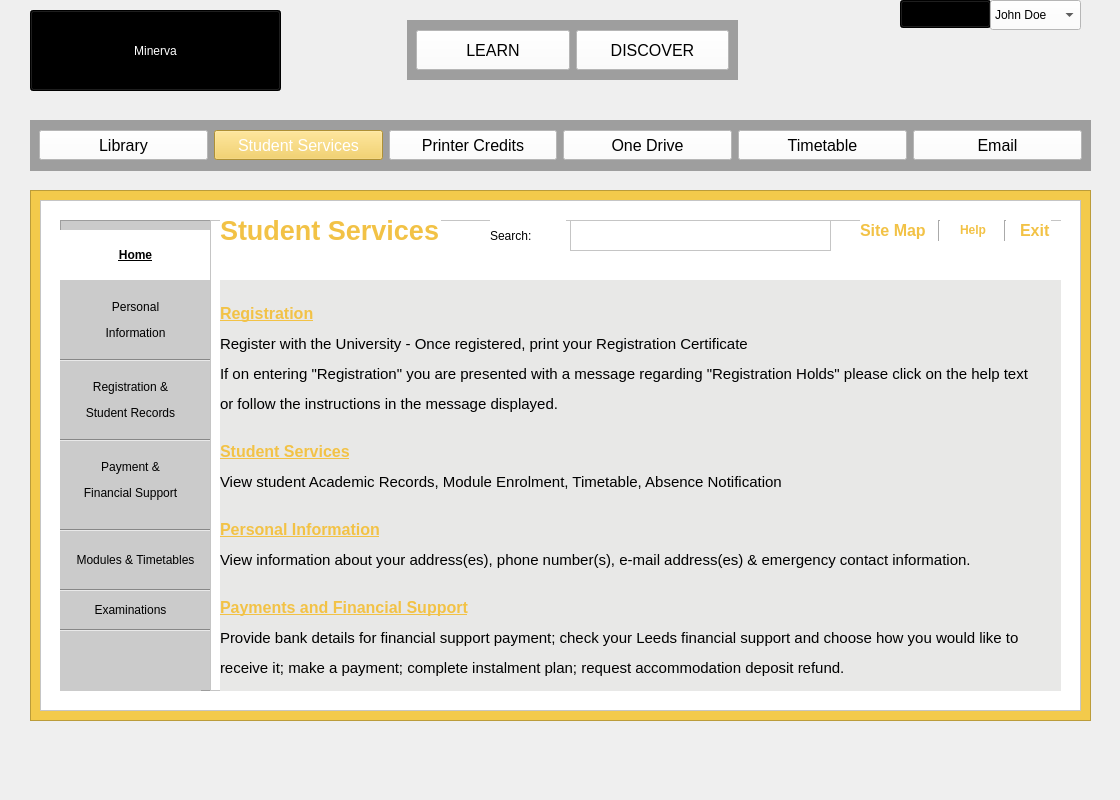
    <widget class="QWidget" name="studentservicespage">
     <property name="minimumSize">
      <size>
       <width>1120</width>
       <height>800</height>
      </size>
     </property>
     <property name="maximumSize">
      <size>
       <width>1120</width>
       <height>800</height>
      </size>
     </property>
     <widget class="QPushButton" name="logout_3">
      <property name="geometry">
       <rect>
        <x>900</x>
        <y>0</y>
        <width>91</width>
        <height>28</height>
       </rect>
      </property>
      <property name="styleSheet">
       <string notr="true">color: rgb(0, 0, 0);
border-color: rgb(0, 0, 0);
background-color: rgb(0, 0, 0);</string>
      </property>
      <property name="text">
       <string>PushButton</string>
      </property>
     </widget>
     <widget class="QPushButton" name="minervaButton_3">
      <property name="geometry">
       <rect>
        <x>30</x>
        <y>10</y>
        <width>251</width>
        <height>81</height>
       </rect>
      </property>
      <property name="styleSheet">
       <string notr="true">background-color: qlineargradient(spread:pad, x1:0, y1:0, x2:1, y2:0, stop:0 rgba(0, 0, 0, 255), stop:1 rgba(255, 255, 255, 255));
color: rgb(255, 255, 255);
background-color: rgb(0, 0, 0);
border-color: rgb(0, 0, 0);
font: 34pt &quot;Cantarell&quot;;</string>
      </property>
      <property name="text">
       <string>Minerva</string>
      </property>
     </widget>
     <widget class="QComboBox" name="comboBox_7">
      <property name="geometry">
       <rect>
        <x>990</x>
        <y>0</y>
        <width>91</width>
        <height>30</height>
       </rect>
      </property>
      <property name="maximumSize">
       <size>
        <width>1500</width>
        <height>16777215</height>
       </size>
      </property>
      <property name="autoFillBackground">
       <bool>false</bool>
      </property>
      <property name="styleSheet">
       <string notr="true">background-color: rgb(255, 255, 255);
color: rgb(0, 0, 0);</string>
      </property>
      <property name="minimumContentsLength">
       <number>0</number>
      </property>
      <item>
       <property name="text">
        <string>John Doe</string>
       </property>
      </item>
      <item>
       <property name="text">
        <string>Log Out</string>
       </property>
      </item>
     </widget>
     <widget class="QFrame" name="framebar_3">
      <property name="geometry">
       <rect>
        <x>30</x>
        <y>120</y>
        <width>1061</width>
        <height>51</height>
       </rect>
      </property>
      <property name="minimumSize">
       <size>
        <width>0</width>
        <height>0</height>
       </size>
      </property>
      <property name="styleSheet">
       <string notr="true">background-color: rgb(158, 158, 158);</string>
      </property>
      <layout class="QHBoxLayout" name="horizontalLayout_5">
       <item>
        <widget class="QPushButton" name="pushButton_15">
         <property name="minimumSize">
          <size>
           <width>150</width>
           <height>30</height>
          </size>
         </property>
         <property name="font">
          <font>
           <family>Cantarell</family>
           <pointsize>12</pointsize>
           <weight>9</weight>
           <italic>false</italic>
           <bold>false</bold>
          </font>
         </property>
         <property name="styleSheet">
          <string notr="true">font: 75 12pt &quot;Cantarell&quot;;
background-color: rgb(255, 255, 255);</string>
         </property>
         <property name="text">
          <string>Library</string>
         </property>
        </widget>
       </item>
       <item>
        <widget class="QPushButton" name="pushButton_17">
         <property name="minimumSize">
          <size>
           <width>150</width>
           <height>30</height>
          </size>
         </property>
         <property name="font">
          <font>
           <family>Cantarell</family>
           <pointsize>12</pointsize>
           <weight>9</weight>
           <italic>false</italic>
           <bold>false</bold>
          </font>
         </property>
         <property name="styleSheet">
          <string notr="true">font: 75 12pt &quot;Cantarell&quot;;
background-color: rgb(243, 202, 75);
color: rgb(255, 255, 255);</string>
         </property>
         <property name="text">
          <string>Student Services</string>
         </property>
        </widget>
       </item>
       <item>
        <widget class="QPushButton" name="pushButton_18">
         <property name="minimumSize">
          <size>
           <width>150</width>
           <height>30</height>
          </size>
         </property>
         <property name="font">
          <font>
           <family>Cantarell</family>
           <pointsize>12</pointsize>
           <weight>9</weight>
           <italic>false</italic>
           <bold>false</bold>
          </font>
         </property>
         <property name="styleSheet">
          <string notr="true">font: 75 12pt &quot;Cantarell&quot;;
background-color: rgb(255, 255, 255);</string>
         </property>
         <property name="text">
          <string>Printer Credits</string>
         </property>
        </widget>
       </item>
       <item>
        <widget class="QPushButton" name="pushButton_19">
         <property name="minimumSize">
          <size>
           <width>150</width>
           <height>30</height>
          </size>
         </property>
         <property name="font">
          <font>
           <family>Cantarell</family>
           <pointsize>12</pointsize>
           <weight>9</weight>
           <italic>false</italic>
           <bold>false</bold>
          </font>
         </property>
         <property name="styleSheet">
          <string notr="true">font: 75 12pt &quot;Cantarell&quot;;
background-color: rgb(255, 255, 255);</string>
         </property>
         <property name="text">
          <string>One Drive</string>
         </property>
        </widget>
       </item>
       <item>
        <widget class="QPushButton" name="pushButton_20">
         <property name="minimumSize">
          <size>
           <width>150</width>
           <height>30</height>
          </size>
         </property>
         <property name="font">
          <font>
           <family>Cantarell</family>
           <pointsize>12</pointsize>
           <weight>9</weight>
           <italic>false</italic>
           <bold>false</bold>
          </font>
         </property>
         <property name="styleSheet">
          <string notr="true">font: 75 12pt &quot;Cantarell&quot;;
background-color: rgb(255, 255, 255);</string>
         </property>
         <property name="text">
          <string>Timetable</string>
         </property>
        </widget>
       </item>
       <item>
        <widget class="QPushButton" name="pushButton_21">
         <property name="minimumSize">
          <size>
           <width>150</width>
           <height>30</height>
          </size>
         </property>
         <property name="maximumSize">
          <size>
           <width>200</width>
           <height>16777215</height>
          </size>
         </property>
         <property name="font">
          <font>
           <family>Cantarell</family>
           <pointsize>12</pointsize>
           <weight>9</weight>
           <italic>false</italic>
           <bold>false</bold>
          </font>
         </property>
         <property name="styleSheet">
          <string notr="true">font: 75 12pt &quot;Cantarell&quot;;
background-color: rgb(255, 255, 255);</string>
         </property>
         <property name="text">
          <string>Email</string>
         </property>
        </widget>
       </item>
      </layout>
     </widget>
     <widget class="QFrame" name="frame_3">
      <property name="geometry">
       <rect>
        <x>407</x>
        <y>20</y>
        <width>331</width>
        <height>60</height>
       </rect>
      </property>
      <property name="minimumSize">
       <size>
        <width>60</width>
        <height>50</height>
       </size>
      </property>
      <property name="styleSheet">
       <string notr="true">background-color: rgb(158, 158, 158);</string>
      </property>
      <layout class="QHBoxLayout" name="horizontalLayout_6">
       <item>
        <widget class="QPushButton" name="pushButton_22">
         <property name="minimumSize">
          <size>
           <width>150</width>
           <height>40</height>
          </size>
         </property>
         <property name="font">
          <font>
           <family>Cantarell</family>
           <pointsize>12</pointsize>
           <weight>50</weight>
           <italic>false</italic>
           <bold>false</bold>
          </font>
         </property>
         <property name="styleSheet">
          <string notr="true">font: 12pt &quot;Cantarell&quot;;
background-color: rgb(255, 255, 255);</string>
         </property>
         <property name="text">
          <string>LEARN</string>
         </property>
         <property name="iconSize">
          <size>
           <width>50</width>
           <height>50</height>
          </size>
         </property>
        </widget>
       </item>
       <item>
        <widget class="QPushButton" name="pushButton_23">
         <property name="minimumSize">
          <size>
           <width>150</width>
           <height>40</height>
          </size>
         </property>
         <property name="font">
          <font>
           <family>Cantarell</family>
           <pointsize>12</pointsize>
           <weight>9</weight>
           <italic>false</italic>
           <bold>false</bold>
          </font>
         </property>
         <property name="styleSheet">
          <string notr="true">font: 75 12pt &quot;Cantarell&quot;;
background-color: rgb(255, 255, 255);</string>
         </property>
         <property name="text">
          <string>DISCOVER</string>
         </property>
        </widget>
       </item>
      </layout>
     </widget>
     <widget class="QFrame" name="frame_4">
      <property name="geometry">
       <rect>
        <x>30</x>
        <y>190</y>
        <width>1061</width>
        <height>531</height>
       </rect>
      </property>
      <property name="styleSheet">
       <string notr="true">background-color: rgb(243, 202, 75);
border-color: rgb(243, 202, 75);</string>
      </property>
      <property name="frameShape">
       <enum>QFrame::StyledPanel</enum>
      </property>
      <property name="frameShadow">
       <enum>QFrame::Raised</enum>
      </property>
      <widget class="QFrame" name="frame_18">
       <property name="geometry">
        <rect>
         <x>10</x>
         <y>10</y>
         <width>1041</width>
         <height>511</height>
        </rect>
       </property>
       <property name="styleSheet">
        <string notr="true">background-color: rgb(255, 255, 255);</string>
       </property>
       <property name="frameShape">
        <enum>QFrame::StyledPanel</enum>
       </property>
       <property name="frameShadow">
        <enum>QFrame::Raised</enum>
       </property>
       <widget class="QFrame" name="frame_19">
        <property name="geometry">
         <rect>
          <x>20</x>
          <y>20</y>
          <width>1001</width>
          <height>471</height>
         </rect>
        </property>
        <property name="styleSheet">
         <string notr="true">background-color: rgb(203, 203, 203);</string>
        </property>
        <property name="frameShape">
         <enum>QFrame::StyledPanel</enum>
        </property>
        <property name="frameShadow">
         <enum>QFrame::Raised</enum>
        </property>
        <widget class="QFrame" name="frame_20">
         <property name="geometry">
          <rect>
           <x>150</x>
           <y>0</y>
           <width>861</width>
           <height>471</height>
          </rect>
         </property>
         <property name="styleSheet">
          <string notr="true">background-color: rgb(255, 255, 255);</string>
         </property>
         <property name="frameShape">
          <enum>QFrame::StyledPanel</enum>
         </property>
         <property name="frameShadow">
          <enum>QFrame::Raised</enum>
         </property>
         <widget class="QLabel" name="label_28">
          <property name="geometry">
           <rect>
            <x>10</x>
            <y>-10</y>
            <width>221</width>
            <height>41</height>
           </rect>
          </property>
          <property name="styleSheet">
           <string notr="true">color: rgb(242, 194, 70);</string>
          </property>
          <property name="text">
           <string>&lt;html&gt;&lt;head/&gt;&lt;body&gt;&lt;p&gt;&lt;span style=&quot; font-size:20pt; font-weight:600;&quot;&gt;Student Services&lt;/span&gt;&lt;/p&gt;&lt;/body&gt;&lt;/html&gt;</string>
          </property>
         </widget>
         <widget class="QPlainTextEdit" name="passwordText_2">
          <property name="geometry">
           <rect>
            <x>360</x>
            <y>0</y>
            <width>261</width>
            <height>31</height>
           </rect>
          </property>
          <property name="styleSheet">
           <string notr="true">background-color: rgb(255, 255, 255);</string>
          </property>
         </widget>
         <widget class="QLabel" name="label_29">
          <property name="geometry">
           <rect>
            <x>280</x>
            <y>0</y>
            <width>51</width>
            <height>31</height>
           </rect>
          </property>
          <property name="text">
           <string>Search:</string>
          </property>
         </widget>
         <widget class="QLabel" name="label_30">
          <property name="geometry">
           <rect>
            <x>650</x>
            <y>0</y>
            <width>71</width>
            <height>21</height>
           </rect>
          </property>
          <property name="styleSheet">
           <string notr="true">color: rgb(242, 194, 70);</string>
          </property>
          <property name="text">
           <string>&lt;html&gt;&lt;head/&gt;&lt;body&gt;&lt;p&gt;&lt;span style=&quot; font-size:12pt; font-weight:600;&quot;&gt;Site Map&lt;/span&gt;&lt;/p&gt;&lt;/body&gt;&lt;/html&gt;</string>
          </property>
         </widget>
         <widget class="QLabel" name="label_31">
          <property name="geometry">
           <rect>
            <x>750</x>
            <y>0</y>
            <width>41</width>
            <height>21</height>
           </rect>
          </property>
          <property name="styleSheet">
           <string notr="true">color: rgb(242, 194, 70);</string>
          </property>
          <property name="text">
           <string>&lt;html&gt;&lt;head/&gt;&lt;body&gt;&lt;p&gt;&lt;span style=&quot; font-weight:600;&quot;&gt;Help&lt;/span&gt;&lt;/p&gt;&lt;/body&gt;&lt;/html&gt;</string>
          </property>
         </widget>
         <widget class="QLabel" name="label_32">
          <property name="geometry">
           <rect>
            <x>810</x>
            <y>0</y>
            <width>31</width>
            <height>21</height>
           </rect>
          </property>
          <property name="styleSheet">
           <string notr="true">color: rgb(242, 194, 70);</string>
          </property>
          <property name="text">
           <string>&lt;html&gt;&lt;head/&gt;&lt;body&gt;&lt;p&gt;&lt;span style=&quot; font-size:12pt; font-weight:600;&quot;&gt;Exit&lt;/span&gt;&lt;/p&gt;&lt;/body&gt;&lt;/html&gt;</string>
          </property>
         </widget>
         <widget class="QLabel" name="label_33">
          <property name="geometry">
           <rect>
            <x>325</x>
            <y>-5</y>
            <width>31</width>
            <height>41</height>
           </rect>
          </property>
          <property name="text">
           <string/>
          </property>
          <property name="pixmap">
           <pixmap>../../Documents/magtry.png</pixmap>
          </property>
         </widget>
         <widget class="QLabel" name="label_5">
          <property name="geometry">
           <rect>
            <x>10</x>
            <y>60</y>
            <width>841</width>
            <height>421</height>
           </rect>
          </property>
          <property name="styleSheet">
           <string notr="true">background-color: rgb(232, 232, 231);</string>
          </property>
          <property name="text">
           <string>&lt;!DOCTYPE HTML PUBLIC &quot;-//W3C//DTD HTML 4.0//EN&quot; &quot;http://www.w3.org/TR/REC-html40/strict.dtd&quot;&gt;
&lt;html&gt;&lt;head&gt;&lt;meta name=&quot;qrichtext&quot; content=&quot;1&quot; /&gt;&lt;style type=&quot;text/css&quot;&gt;
p, li { white-space: pre-wrap; }
&lt;/style&gt;&lt;/head&gt;&lt;body style=&quot; font-family:'Cantarell'; font-size:11pt; font-weight:400; font-style:normal;&quot;&gt;
&lt;p style=&quot; margin-top:12px; margin-bottom:12px; margin-left:0px; margin-right:0px; -qt-block-indent:0; text-indent:0px;&quot;&gt;&lt;span style=&quot; font-size:12pt; font-weight:600; text-decoration: underline; color:#f2c246;&quot;&gt;Registration&lt;/span&gt;&lt;/p&gt;
&lt;p style=&quot; margin-top:12px; margin-bottom:12px; margin-left:0px; margin-right:0px; -qt-block-indent:0; text-indent:0px;&quot;&gt;Register with the University - Once registered, print your Registration Certificate&lt;/p&gt;
&lt;p style=&quot; margin-top:12px; margin-bottom:12px; margin-left:0px; margin-right:0px; -qt-block-indent:0; text-indent:0px;&quot;&gt;If on entering &amp;quot;Registration&amp;quot; you are presented with a message regarding &amp;quot;Registration Holds&amp;quot; please click on the help text&lt;/p&gt;
&lt;p style=&quot; margin-top:12px; margin-bottom:12px; margin-left:0px; margin-right:0px; -qt-block-indent:0; text-indent:0px;&quot;&gt;or follow the instructions in the message displayed.&lt;br /&gt;&lt;/p&gt;
&lt;p style=&quot; margin-top:12px; margin-bottom:12px; margin-left:0px; margin-right:0px; -qt-block-indent:0; text-indent:0px;&quot;&gt;&lt;span style=&quot; font-size:12pt; font-weight:600; text-decoration: underline; color:#f2c246;&quot;&gt;Student Services&lt;/span&gt;&lt;/p&gt;
&lt;p style=&quot; margin-top:12px; margin-bottom:12px; margin-left:0px; margin-right:0px; -qt-block-indent:0; text-indent:0px;&quot;&gt;View student Academic Records, Module Enrolment, Timetable, Absence Notification &lt;br /&gt;&lt;/p&gt;
&lt;p style=&quot; margin-top:12px; margin-bottom:12px; margin-left:0px; margin-right:0px; -qt-block-indent:0; text-indent:0px;&quot;&gt;&lt;span style=&quot; font-size:12pt; font-weight:600; text-decoration: underline; color:#f2c246;&quot;&gt;Personal Information&lt;/span&gt;&lt;/p&gt;
&lt;p style=&quot; margin-top:12px; margin-bottom:12px; margin-left:0px; margin-right:0px; -qt-block-indent:0; text-indent:0px;&quot;&gt;View information about your address(es), phone number(s), e-mail address(es) &amp;amp; emergency contact information.&lt;br /&gt;&lt;/p&gt;
&lt;p style=&quot; margin-top:12px; margin-bottom:12px; margin-left:0px; margin-right:0px; -qt-block-indent:0; text-indent:0px;&quot;&gt;&lt;span style=&quot; font-size:12pt; font-weight:600; text-decoration: underline; color:#f2c246;&quot;&gt;Payments and Financial Support&lt;/span&gt;&lt;/p&gt;
&lt;p style=&quot; margin-top:12px; margin-bottom:12px; margin-left:0px; margin-right:0px; -qt-block-indent:0; text-indent:0px;&quot;&gt;Provide bank details for financial support payment; check your Leeds financial support and choose how you would like to&lt;/p&gt;
&lt;p style=&quot; margin-top:12px; margin-bottom:12px; margin-left:0px; margin-right:0px; -qt-block-indent:0; text-indent:0px;&quot;&gt;receive it; make a payment; complete instalment plan; request accommodation deposit refund.&lt;/p&gt;&lt;/body&gt;&lt;/html&gt;</string>
          </property>
         </widget>
         <widget class="Line" name="line_23">
          <property name="geometry">
           <rect>
            <x>709</x>
            <y>0</y>
            <width>41</width>
            <height>21</height>
           </rect>
          </property>
          <property name="layoutDirection">
           <enum>Qt::LeftToRight</enum>
          </property>
          <property name="styleSheet">
           <string notr="true"/>
          </property>
          <property name="orientation">
           <enum>Qt::Vertical</enum>
          </property>
         </widget>
         <widget class="Line" name="line_24">
          <property name="geometry">
           <rect>
            <x>780</x>
            <y>0</y>
            <width>31</width>
            <height>21</height>
           </rect>
          </property>
          <property name="layoutDirection">
           <enum>Qt::LeftToRight</enum>
          </property>
          <property name="styleSheet">
           <string notr="true"/>
          </property>
          <property name="orientation">
           <enum>Qt::Vertical</enum>
          </property>
         </widget>
         <zorder>line_24</zorder>
         <zorder>line_23</zorder>
         <zorder>label_29</zorder>
         <zorder>label_28</zorder>
         <zorder>passwordText_2</zorder>
         <zorder>label_30</zorder>
         <zorder>label_31</zorder>
         <zorder>label_32</zorder>
         <zorder>label_33</zorder>
         <zorder>label_5</zorder>
        </widget>
        <widget class="QLabel" name="label_6">
         <property name="geometry">
          <rect>
           <x>0</x>
           <y>10</y>
           <width>151</width>
           <height>51</height>
          </rect>
         </property>
         <property name="styleSheet">
          <string notr="true">background-color: rgb(255, 255, 255);</string>
         </property>
         <property name="text">
          <string>&lt;html&gt;&lt;head/&gt;&lt;body&gt;&lt;p align=&quot;center&quot;&gt;&lt;span style=&quot; font-weight:600; text-decoration: underline;&quot;&gt;Home&lt;/span&gt;&lt;/p&gt;&lt;/body&gt;&lt;/html&gt;</string>
         </property>
        </widget>
        <widget class="QLabel" name="label_7">
         <property name="geometry">
          <rect>
           <x>0</x>
           <y>60</y>
           <width>151</width>
           <height>81</height>
          </rect>
         </property>
         <property name="text">
          <string>&lt;html&gt;&lt;head/&gt;&lt;body&gt;&lt;p align=&quot;center&quot;&gt;Personal&lt;/p&gt;&lt;p align=&quot;center&quot;&gt;Information&lt;/p&gt;&lt;/body&gt;&lt;/html&gt;</string>
         </property>
        </widget>
        <widget class="QLabel" name="label_24">
         <property name="geometry">
          <rect>
           <x>0</x>
           <y>140</y>
           <width>141</width>
           <height>81</height>
          </rect>
         </property>
         <property name="text">
          <string>&lt;html&gt;&lt;head/&gt;&lt;body&gt;&lt;p align=&quot;center&quot;&gt;Registration &amp;amp;&lt;/p&gt;&lt;p align=&quot;center&quot;&gt;Student Records&lt;/p&gt;&lt;/body&gt;&lt;/html&gt;</string>
         </property>
        </widget>
        <widget class="QLabel" name="label_25">
         <property name="geometry">
          <rect>
           <x>0</x>
           <y>220</y>
           <width>141</width>
           <height>81</height>
          </rect>
         </property>
         <property name="text">
          <string>&lt;html&gt;&lt;head/&gt;&lt;body&gt;&lt;p align=&quot;center&quot;&gt;Payment &amp;amp;&lt;/p&gt;&lt;p align=&quot;center&quot;&gt;Financial Support&lt;/p&gt;&lt;/body&gt;&lt;/html&gt;</string>
         </property>
        </widget>
        <widget class="QLabel" name="label_26">
         <property name="geometry">
          <rect>
           <x>0</x>
           <y>300</y>
           <width>151</width>
           <height>81</height>
          </rect>
         </property>
         <property name="text">
          <string>&lt;html&gt;&lt;head/&gt;&lt;body&gt;&lt;p align=&quot;center&quot;&gt;  Modules &amp;amp; Timetables&lt;/p&gt;&lt;/body&gt;&lt;/html&gt;</string>
         </property>
        </widget>
        <widget class="QLabel" name="label_27">
         <property name="geometry">
          <rect>
           <x>0</x>
           <y>310</y>
           <width>141</width>
           <height>161</height>
          </rect>
         </property>
         <property name="text">
          <string>&lt;html&gt;&lt;head/&gt;&lt;body&gt;&lt;p align=&quot;center&quot;&gt;Examinations&lt;/p&gt;&lt;/body&gt;&lt;/html&gt;</string>
         </property>
        </widget>
        <widget class="Line" name="line_18">
         <property name="geometry">
          <rect>
           <x>0</x>
           <y>130</y>
           <width>151</width>
           <height>20</height>
          </rect>
         </property>
         <property name="orientation">
          <enum>Qt::Horizontal</enum>
         </property>
        </widget>
        <widget class="Line" name="line_19">
         <property name="geometry">
          <rect>
           <x>0</x>
           <y>210</y>
           <width>151</width>
           <height>20</height>
          </rect>
         </property>
         <property name="orientation">
          <enum>Qt::Horizontal</enum>
         </property>
        </widget>
        <widget class="Line" name="line_20">
         <property name="geometry">
          <rect>
           <x>0</x>
           <y>300</y>
           <width>151</width>
           <height>20</height>
          </rect>
         </property>
         <property name="orientation">
          <enum>Qt::Horizontal</enum>
         </property>
        </widget>
        <widget class="Line" name="line_21">
         <property name="geometry">
          <rect>
           <x>0</x>
           <y>360</y>
           <width>151</width>
           <height>20</height>
          </rect>
         </property>
         <property name="orientation">
          <enum>Qt::Horizontal</enum>
         </property>
        </widget>
        <widget class="Line" name="line_22">
         <property name="geometry">
          <rect>
           <x>0</x>
           <y>400</y>
           <width>151</width>
           <height>20</height>
          </rect>
         </property>
         <property name="orientation">
          <enum>Qt::Horizontal</enum>
         </property>
        </widget>
        <zorder>label_27</zorder>
        <zorder>label_6</zorder>
        <zorder>label_7</zorder>
        <zorder>label_24</zorder>
        <zorder>label_25</zorder>
        <zorder>label_26</zorder>
        <zorder>line_18</zorder>
        <zorder>line_22</zorder>
        <zorder>line_19</zorder>
        <zorder>line_20</zorder>
        <zorder>line_21</zorder>
        <zorder>frame_20</zorder>
       </widget>
      </widget>
     </widget>
    </widget>
